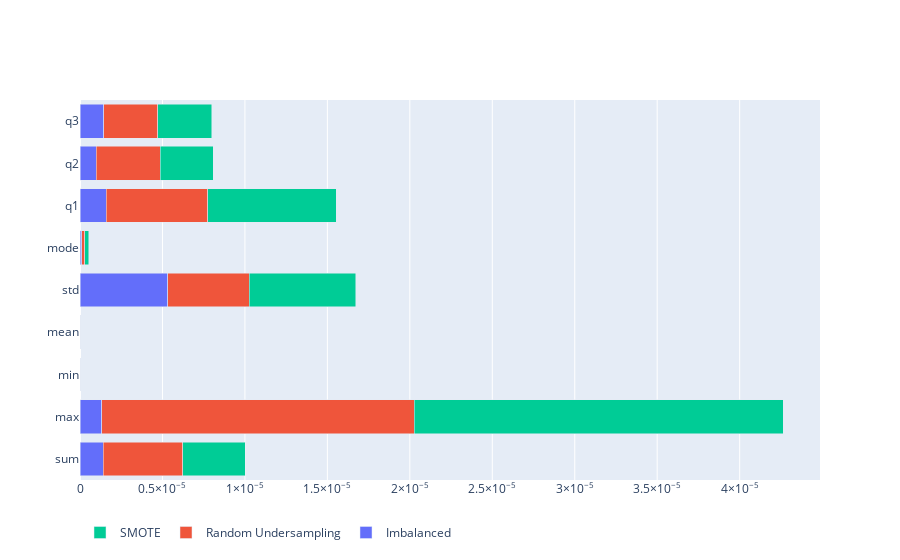

The cell this chart's notebook holds for it:
### Code cell
#### Se crean el diagrama con las FEATURES AGRUPADOS POR BALANCEO ####
Imbalanced     = data2.iloc[0, 1:]
RandomUnders   = data2.iloc[1, 1:]
SMOTE          = data2.iloc[2, 1:]

x=['sum', 'max', 'min', 'mean', 'std', 'mode', 'q1', 'q2', 'q3']
fig = go.Figure(go.Bar(x=Imbalanced,   y=x, orientation='h', name='Imbalanced'))
fig.add_trace(  go.Bar(x=RandomUnders, y=x, orientation='h', name='Random Undersampling'))
fig.add_trace(  go.Bar(x=SMOTE,        y=x, orientation='h', name='SMOTE'))

fig.update_layout(barmode='stack', xaxis={'categoryorder':'category ascending', 'exponentformat':'power'}, legend_orientation="h")

fig.show() # Para que salga el resultado

#### Se guarda el diagrama ####
pio.write_image(fig, "fig2.svg")

### Figure 1 — Plotly figure (JSON) as saved in the notebook; plotly's stock layout.template omitted (floating-point values rounded to 4 significant figures)
{"data": [{"name": "Imbalanced", "orientation": "h", "type": "bar", "x": [1.415e-06, 1.326e-06, 0, 1.709e-09, 5.313e-06, 1.203e-07, 1.586e-06, 9.995e-07, 1.448e-06], "y": ["sum", "max", "min", "mean", "std", "mode", "q1", "q2", "q3"]}, {"name": "Random Undersampling", "orientation": "h", "type": "bar", "x": [4.82e-06, 1.894e-05, 0, 0, 4.942e-06, 1.818e-07, 6.145e-06, 3.87e-06, 3.269e-06], "y": ["sum", "max", "min", "mean", "std", "mode", "q1", "q2", "q3"]}, {"name": "SMOTE", "orientation": "h", "type": "bar", "x": [3.791e-06, 2.236e-05, 0, 0, 6.458e-06, 2.397e-07, 7.801e-06, 3.21e-06, 3.277e-06], "y": ["sum", "max", "min", "mean", "std", "mode", "q1", "q2", "q3"]}], "layout": {"barmode": "stack", "legend": {"orientation": "h"}, "xaxis": {"categoryorder": "category ascending", "exponentformat": "power"}}}
